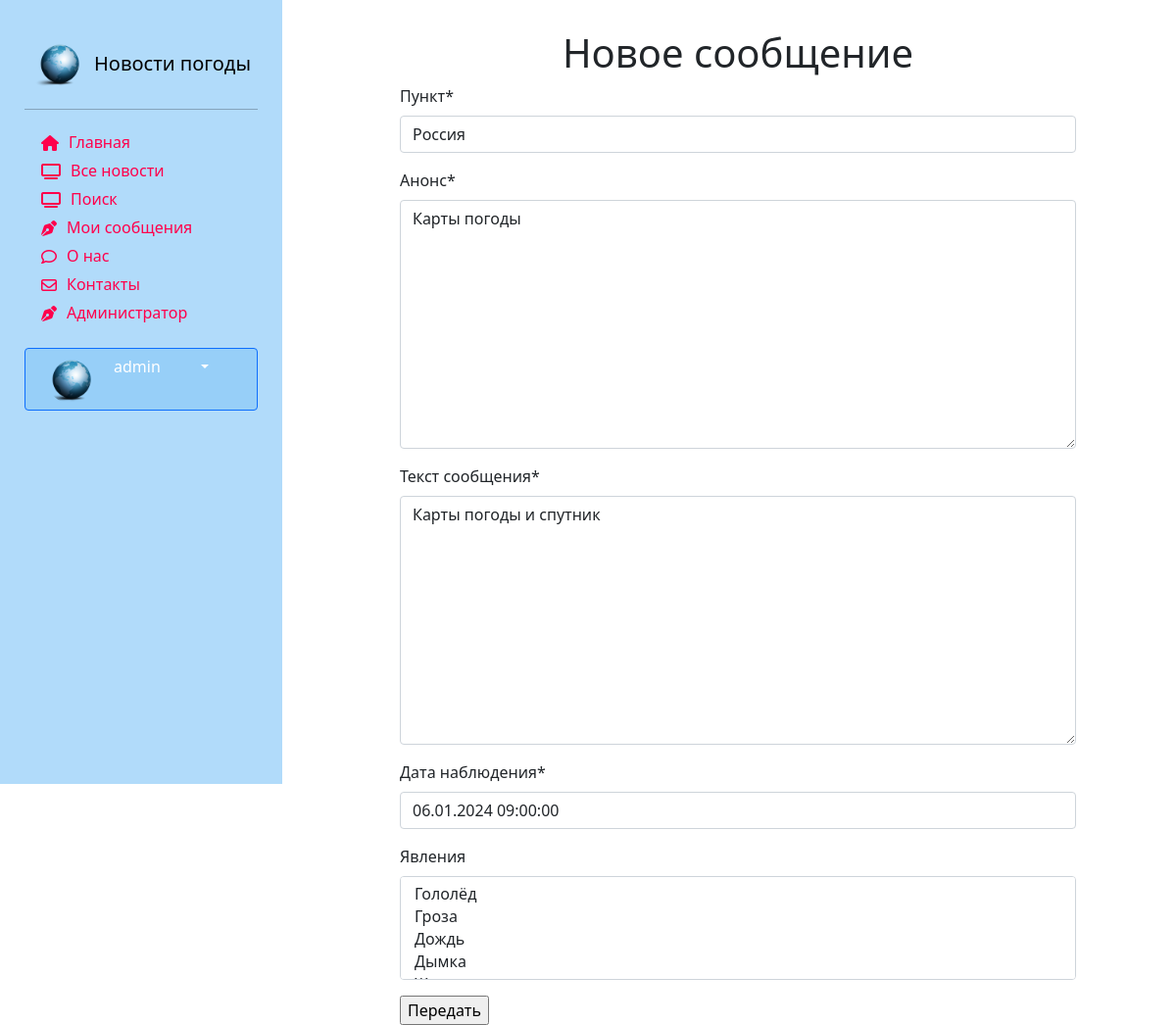
The page /news/update/24 (signed in) on the database its author committed.
### users/models.py (models this page shows, shortened)
class Account(models.Model):
    post_choices = (('N/A', 'Not answered'),
                    ('НМтС', 'Начальник метеослужбы'),
                    ('НС', 'Начальник смены'),
                    ('ИС', 'Инженер-синоптик'),
                    ('МН', 'Метеонаблюдатель'))
    user = models.OneToOneField(User, on_delete=models.CASCADE,
                                primary_key=True)
    nickname = models.CharField(max_length=100)
    birthdate = models.DateField(null=True)
    post = models.CharField(choices=post_choices, max_length=20, null=True)
    point = models.CharField(max_length=25, null=True)
    account_image = models.ImageField(default='default.jpg',
                                      upload_to='account_images')
    address = models.CharField(max_length=100, null=True)
    phone = models.CharField(max_length=100, null=True)
    telegram = models.CharField(max_length=100, null=True)
    class Meta:
        ordering = ['user', 'point']
        verbose_name = 'Профиль'
        verbose_name_plural = 'Профили'

### news/models.py (models this page shows, shortened)
class Article(models.Model):
    categories = (('ФП', 'Фактическая погода'),
                  ('ПП', 'Прогноз погоды'),
                  ('ШО', 'Штормовое оповещение'),
                  ('ШП', 'Штормовое предупреждение'),
                  ('КП', 'Карты погоды'))
    author = models.ForeignKey(User, on_delete=models.SET_NULL, null=True, verbose_name='Автор')
    title = models.CharField('Пункт', max_length=50, default='')
    category = models.CharField(choices=categories, max_length=20, verbose_name='Категория сообщения')
    anouncement = models.TextField('Анонс', max_length=250)
    text = models.TextField('Текст сообщения')
    date = models.DateTimeField('Дата наблюдения', auto_created=True)
    tags = models.ManyToManyField(to=Tag, blank=True, verbose_name='Явления')
    slug = models.SlugField()
    class Meta:
        ordering = ['-date', 'title']
        verbose_name = 'Сообщение'
        verbose_name_plural ='Сообщения'

class Tag(models.Model):
    title = models.CharField(max_length=50)
    status = models.BooleanField(default=True)
    def __str__(self):
        return self.title
    class Meta:
        ordering = ['title', 'status']
        verbose_name = 'Явление'
        verbose_name_plural ='Явления'

### news/views.py (the view)
# urls.py: path('update/<int:pk>', views.ArticleUpdateView.as_view(), name='news_update'),
class ArticleUpdateView(UpdateView):
    model = Article
    template_name = 'news/new_article.html'
    fields = ['title', 'anouncement', 'text', 'date', 'tags']

### users/templatetags/users_extras.py (called while the page is built)
@register.filter(name="has_group")
def has_group(user,group_name):
    return user.groups.filter(name=group_name).exists()

### news/templates/news/new_article.html (shortened to what this page needs)
{% extends 'main/base_template.html' %}
{% load static %}
{% load bootstrap5 %}
{% load crispy_forms_tags %}
{% block content %}
<div class="row">
    <div class="text-center" style="margin-top:30px;">
        <h1>Новое сообщение</h1>
    </div>
    <form method="POST" enctype="multipart/form-data">
        {{ form|crispy }}
        <input type="submit" value="Передать">
    </form>
</div>
{% endblock %}

### main/templates/main/sidebar.html (shortened to what this page needs)
{% load bootstrap5 %}
{% load static %}
{% bootstrap_css %}
{% load users_extras %}
<link rel="stylesheet" href="{% static 'main/css/style.css' %}">
<link href="https://cdn.jsdelivr.net/npm/bootstrap@5.0.0/dist/css/bootstrap.min.css" rel="stylesheet" >
<aside>
    <a href="/" class="d-flex align-items-center mb-3 mb-md-0 me-md-auto text-black text-decoration-none">
        <img  src="{% static 'main' %}/img/News_icon.png" width="40" height="50">
        <span class="fs-5 d-none d-lg-block responsive-title"> Новости погоды</span>
    </a>
    <hr>
        <ul class="nav nav-pills flex-column mb-auto">
              <li class="nav-item">
                  <a href="{% url 'home' %}" {% if request.path == 'home' %} class="link-active" aria-current="page" {% endif %}>
                        <i class="fa-solid fa-home menu-icon {% if request.resolver_match.view_name  == 'home' %} link-active {% endif %}" ></i>
                        <div class="d-none d-lg-block"> Главная</div>
                  </a>
              </li>
              <li class="nav-item">
                  <a href="{% url 'news_index' %}" {% if request.path == '/news/all_news' %} class="link-active" aria-current="page" {% endif %}>
                        <i class="fa-solid fa-tv menu-icon {% if request.resolver_match.view_name  == '/news_index/' %} link-active {% endif %}"></i>
                        <div class="d-none d-lg-block"> Все новости</div>
                  </a>
              </li>
              <li class="nav-item">
                  <a href="{% url 'new_article' %}" {% if request.path == '/news/new_article' %} class="link-active" aria-current="page" {% endif %}>
                        <i class="fa-solid fa-tv menu-icon {% if request.resolver_match.view_name  == '/new_article/' %} link-active {% endif %}"></i>
                        <div class="d-none d-lg-block"> Поиск</div>
                  </a>
              </li>
              {% if request.user|has_group:"Authors" %}
              <li>
                <a href="#" {% if request.path  == '/myarticles/' %} class="link-active" aria-current="page" {% endif %}>
                    <i class="fa fa-pen-nib menu-icon"></i>  <div class="d-none d-lg-block"> Мои сообщения</div>
                </a>
              </li>
              {% endif %}
              <li class="nav-item">
                  <a href="{% url 'about' %}" {% if request.path == '/about/' %} class="link-active" aria-current="page" {% endif %}>
                        <i class="fa-sharp fa-regular fa-comment menu-icon {% if request.resolver_match.view_name  == '/about/' %} link-active {% endif %}"></i>
                        <div class="d-none d-lg-block"> О нас </div>
                  </a>
              </li>
              <li class="nav-item">
                  <a href="{% url 'contacts' %}" {% if request.path == '/contacts/' %} class="link-active" aria-current="page" {% endif %}>
                        <i class="fa-regular fa-envelope menu-icon {% if request.resolver_match.view_name  == '/contacts/' %} link-active {% endif %}"></i>
                        <div class="d-none d-lg-block"> Контакты </div>
                  </a>
              </li>
              <li class="nav-item">
                  <a href="/admin/" >
                        <i class="fa fa-pen-nib menu-icon {% if request.resolver_match.view_name  == '/admin/' %} link-active {% endif %}"></i>
                        <div class="d-none d-lg-block"> Администратор </div>
                  </a>
              </li>
       </ul>
    <br>
    {% if request.user.id %}
        <div class="dropdown flex-column mb-auto">
            <button class="btn btn-primary dropdown-toggle col-12" type="button" id="dropdownMenuButton1"
                    data-bs-toggle="dropdown" aria-expanded="false" style="background:#97CFF8;">
                <img src="{{ request.user.account.account_image.url }}" alt="" width="25" height="25"
                     class="rounded-circle me-2">
                <div class="d-none d-lg-block "> {{ request.user.username }}</div>
            </button>
        </div>
    {% endif %}
    <br>
</aside>

### main/static/main/css/style.css (style rules this page uses)
body { #background-color:#1abaff; }
aside { float: left; background: #97CFF8; */ width: 25%; padding: 1%; height: 100vh; color: black; }
a { text-decoration:none; color:black; }
aside img { padding: 0px 10px; width: auto; height: 50px; float: left; border-radius:5%; }
aside { padding: 35px 25px; background: #B1DBFA; width: 75%; }
aside a { color: #FF004C; outline: none; text-decoration: none; padding: 5px 1px; }
aside li { padding: 5px 17px 0; }
.d-lg-block { float: inline-start; white-space:nowrap; border-right: none; overflow-x:auto; }
.menu-icon { float: inline-start; padding: 5px 10px 0 0; border-right: 5px; }
@media (max-width: 1339.98px) { .responsive-title { white-space:normal; } }

### rows shown on the page
Article: title "Россия", anouncement "Карты погоды", text "Карты погоды и спутник", date "06.01.2024 09:00:00"

### other values the page prints
{{ request.user.username }} "admin"
